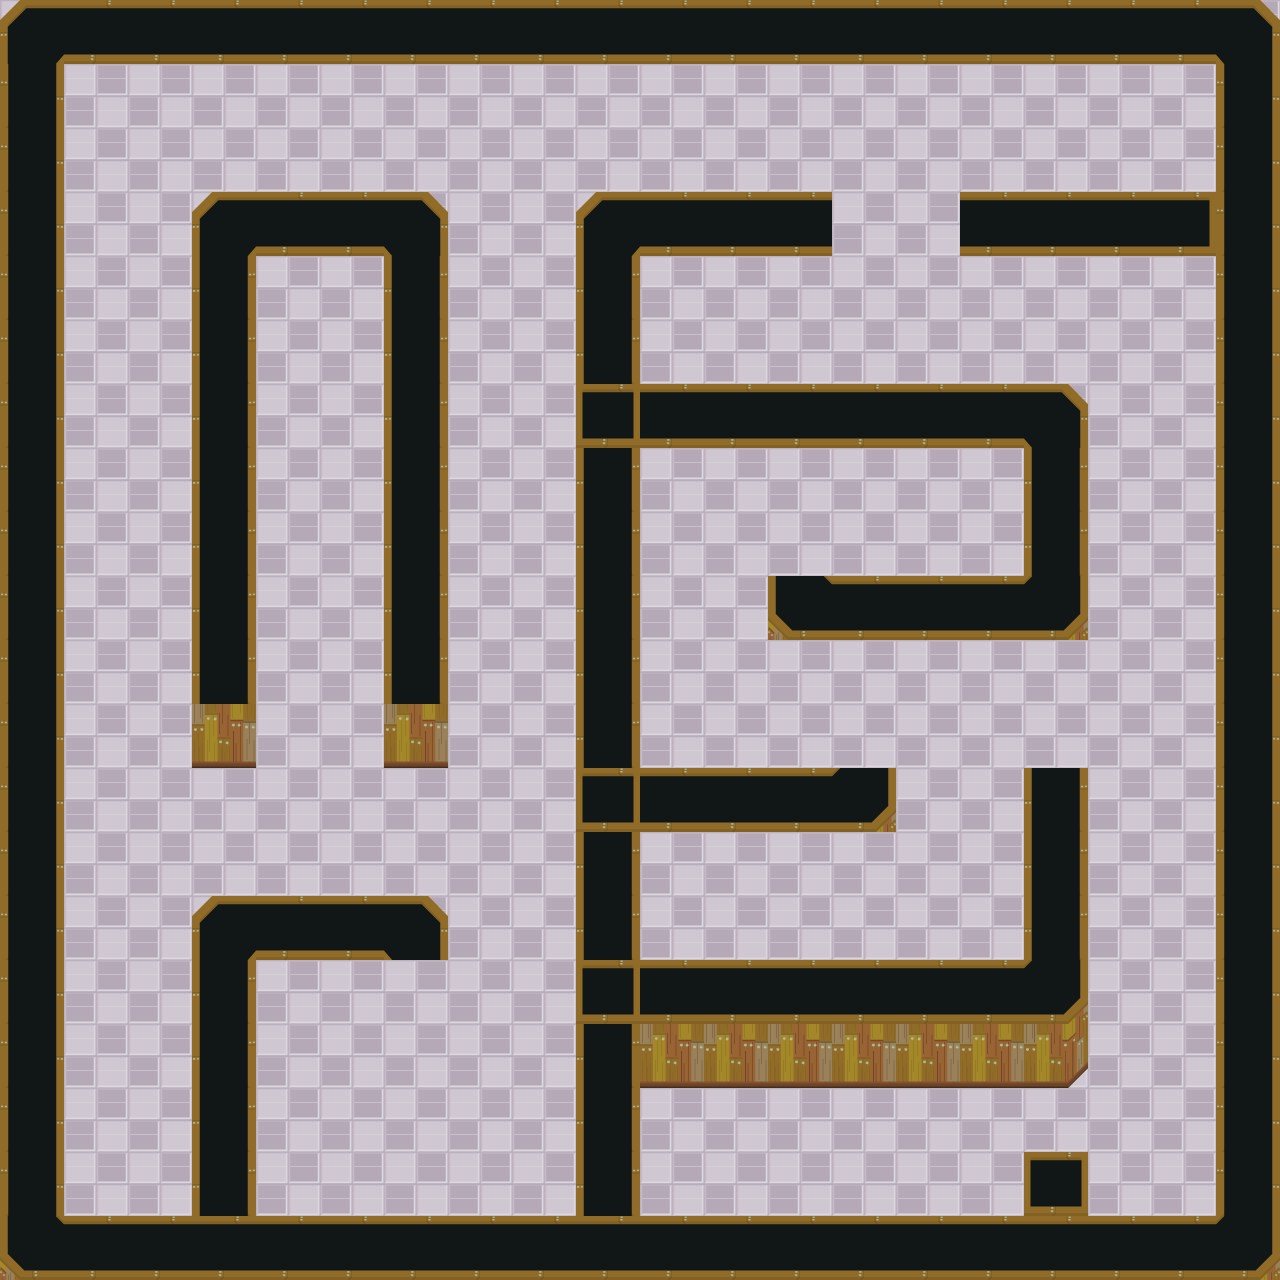

A level layout from a 2D game, rendered from its tile map. Below: a short description, then the map file with tile-grid data replaced by summaries:
An orthogonal 20x20 tile map with 64x64 px tiles, 1 tile layer (Tile), 1 image layer.

<map version="1.0" orientation="orthogonal" width="20" height="20" tilewidth="64" tileheight="64">
 <tileset firstgid="1" name="TileSet" tilewidth="64" tileheight="64">
  <image source="TileSetTeste.png" width="192" height="448" />
 </tileset>
 <imagelayer name="BackImage">
     <image source="map3.png" />
 </imagelayer>
 <layer name="Tile" width="20" height="20">
  <data>[400 cells, 163 non-empty, 11 distinct tile ids]</data>
 </layer>
</map>
